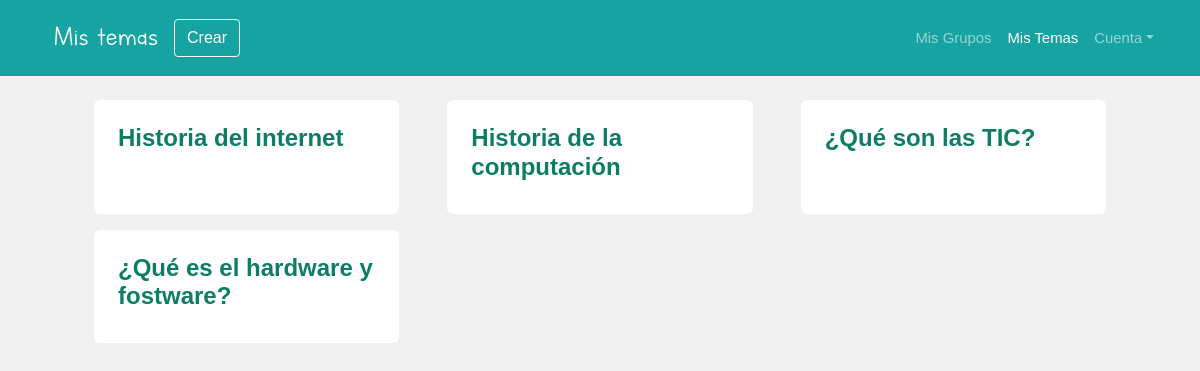
Screenshot of /profesor/MisTemas/ (signed in) with the database file from the repository.
### AMCE/models.py (models this page shows)
class Temas(models.Model):
	id_tema = models.AutoField(primary_key=True)
	nombre = models.CharField(max_length=100)
	user_id = models.ForeignKey(User, on_delete=models.CASCADE)

### AMCE/views.py (the view)
# urls.py: path('profesor/MisTemas/', views.ProfMisTemas, name = 'ProfMisTemas'),
@login_required
def ProfMisTemas(request):
	current_user = get_object_or_404(User, pk=request.user.pk)
	temas = Temas.objects.filter(user_id=request.user.pk)
	temas = temas[::-1]
	return render(request,"profesor/MisTemas.html", {'temas':temas})

### AMCE/templates/profesor/MisTemas.html (shortened to what this page needs)
{% extends "profesor/base_mainpage.html" %}
{% load static %}
{% block header_ctxt %}
    <div class="nav-bar-title navbar-brand">Mis temas</div>
    <a class=" btn btn-outline-light"  href="{% url 'AMCE:ProfCrearTema' %}" id="crear_tema" style="color: white;">Crear</a>
{% endblock %}
{% block navbar_ctxt %}
    <li class="nav-item"><a class="nav-link" aria-current="page" href="{% url 'AMCE:ProfMisGrupos' %}">Mis Grupos</a></li>
    <li class="nav-item active"><a class="nav-link" aria-current="page" href="{% url 'AMCE:ProfMisTemas' %}">Mis Temas</a></li>
{% endblock %}
{% block inner_content %}
    <div class="row gx-4 gx-lg-5 row-cols-1 row-cols-md-2 row-cols-xl-3 justify-content">
        {% for t in temas %}
        <div class="col mb-3">
            <a href="#">
                <div class="card h-100" >
                    <div class="card-body p-4">
                        <div>
                            <h4 class="fw-bolder">{{t.nombre}}</h4>
                        </div>
                    </div>
                </div>
            </a>
        </div>
        {% endfor %}
    </div>
{% endblock %}

### static/css/feedStyle.css (style rules this page uses)
body { background: #FFFFFF; font-size: 62.5%; font-family: 'Varela Round', Helvetica, Arial, serif; }
a { font-size: .93rem; text-decoration: none; color: black; }

### static/css/cards.css (style rules this page uses)
.card { box-shadow: 0 4px 8px 0 rgba(0,0,0,0.2); transition: 0.3s; border-radius: 6px; }

### static/css/custom.css (style rules this page uses)
body { background-color: #f1f1f1; }
.nav-bar-title { font-family: 'Letter-for-learns'; font-size: 23pt; }
.card { color: #0E7D65; box-shadow: none; border: none; }
.card-body { padding: 2px; }

### rows the page displays
Temas: nombre "Historia del internet"
Temas: nombre "Historia de la computación"
Temas: nombre "¿Qué son las TIC?"
Temas: nombre "¿Qué es el hardware y fostware?"
